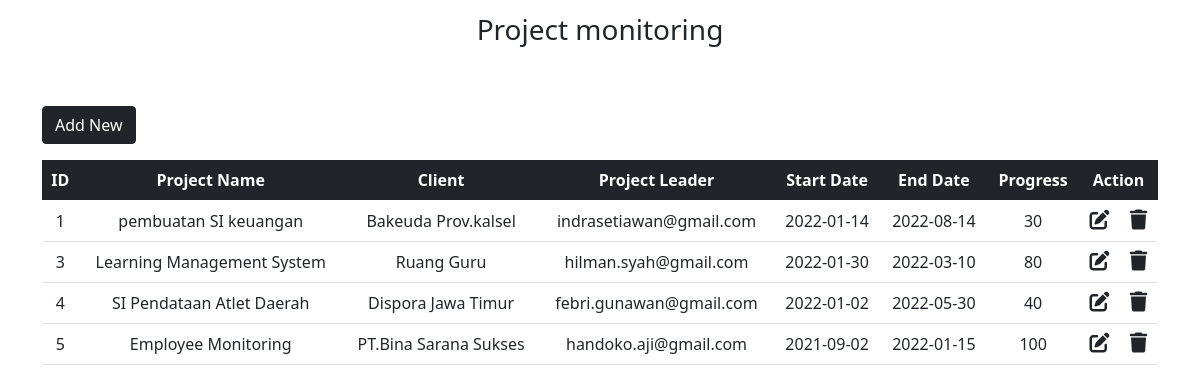
The page / on the database its author committed.
### tables this page shows
CREATE TABLE `project` (
  `id` int(100) NOT NULL,
  `Project Name` varchar(100) NOT NULL,
  `Client` varchar(100) NOT NULL,
  `Project Leader` varchar(100) NOT NULL,
  `Start Date` date NOT NULL,
  `End Date` date NOT NULL,
  `Progress` int(100) NOT NULL
);

### index.php (the view, shortened to what this page needs)
<!DOCTYPE html>
<html lang="en">
<head>
    <link href="https://cdn.jsdelivr.net/npm/bootstrap@5.0.2/dist/css/bootstrap.min.css" rel="stylesheet">
    <link rel="stylesheet" href="https://cdnjs.cloudflare.com/ajax/libs/font-awesome/6.1.1/css/all.min.css" />
</head>
<body>
    <nav class="navbar navbar-light justify-content-center fs-3 mb-5">
        Project monitoring
</nav>
<div class="container">
    <a href="http://localhost/project/add_new.php" class="btn btn-dark mb-3">Add New</a>
    <table class="table table-hover text-center">
  <thead class="table-dark">
    <tr>
      <th scope="col">ID</th>
      <th scope="col">Project Name</th>
      <th scope="col">Client</th>
      <th scope="col">Project Leader</th>
      <th scope="col">Start Date</th>
      <th scope="col">End Date</th>
      <th scope="col">Progress</th>
      <th scope="col">Action</th>
    </tr>
  </thead>
  <tbody>
    <?php
    include "db_conn.php";
    $sql = "SELECT * FROM `project`";
    $result = mysqli_query($conn, $sql);
    while ($row = mysqli_fetch_assoc($result)){
        ?>
        <tr>
            <td><?php echo $row['id'] ?></td>
            <td><?php echo $row['Project Name'] ?></td>
            <td><?php echo $row['Client'] ?></td>
            <td><?php echo $row['Project Leader'] ?></td>
            <td><?php echo $row['Start Date'] ?></td>
            <td><?php echo $row['End Date'] ?></td>
            <td><?php echo $row['Progress'] ?></td>
            <td>
                <a href="edit.php?id=<?php echo $row['id'] ?>" class="link-dark"><i class="fa-solid fa-pen-to-square fs-5 me-3"></i></a>
                <a href="delete.php?id=<?php echo $row['id'] ?>" class="link-dark"><i class="fa-solid fa-trash fs-5"></i></a>
            </td>
        </tr>
        <?php
    }
    ?>
  </tbody>
</table>
</div>
</body>
</html>

### rows shown on the page
project: id "1", Project Name "pembuatan SI keuangan", Client "Bakeuda Prov.kalsel", Project Leader "indrasetiawan@gmail.com", Start Date "2022-01-14", End Date "2022-08-14", Progress "30"
project: id "3", Project Name "Learning Management System", Client "Ruang Guru", Project Leader "hilman.syah@gmail.com", Start Date "2022-01-30", End Date "2022-03-10", Progress "80"
project: id "4", Project Name "SI Pendataan Atlet Daerah", Client "Dispora Jawa Timur", Project Leader "febri.gunawan@gmail.com", Start Date "2022-01-02", End Date "2022-05-30", Progress "40"
project: id "5", Project Name "Employee Monitoring", Client "PT.Bina Sarana Sukses", Project Leader "handoko.aji@gmail.com", Start Date "2021-09-02", End Date "2022-01-15", Progress "100"
